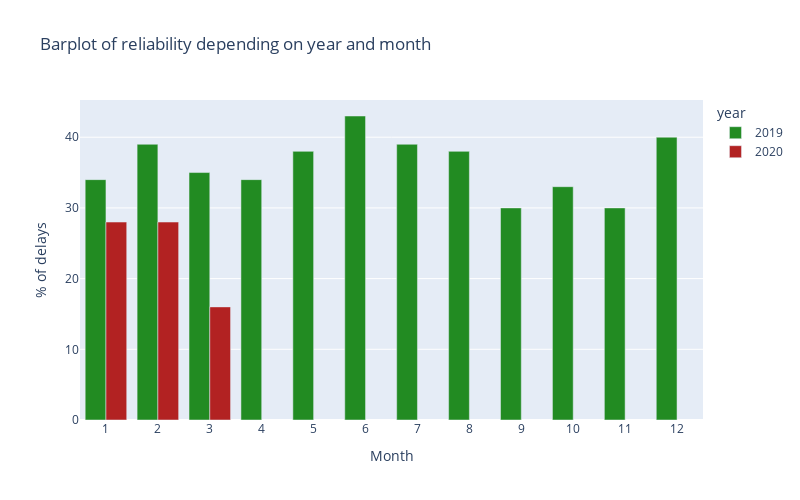

The notebook cell this image was saved under:
### Markdown cell above
Creating a barplot of reliability depending on year and month

### Code cell
yoy_comparision_fig = px.bar(yoy_comparision_to_plot_df,
                      x='month',
                      y = 'reliability',
                      title='Barplot of reliability depending on year and month',
                      color = 'year',
                      color_discrete_map = {
                          '2019': 'forestgreen',
                          '2020': 'firebrick'
                      },
                      width = 800, 
                      height = 500,
                      hover_data = ['year', 'month', 'reliability'],
                      barmode = 'group'
                      )
yoy_comparision_fig.update_layout(xaxis_title="Month", yaxis_title="% of delays")
yoy_comparision_fig.update_xaxes(dtick = 'month')

yoy_comparision_fig.show()

### Figure 1 — Plotly figure (JSON) as saved in the notebook; plotly's stock layout.template omitted (floating-point values rounded to 4 significant figures)
{"data": [{"alignmentgroup": "True", "customdata": [["2019"], ["2019"], ["2019"], ["2019"], ["2019"], ["2019"], ["2019"], ["2019"], ["2019"], ["2019"], ["2019"], ["2019"]], "hovertemplate": "year=%{customdata[0]}<br>month=%{x}<br>reliability=%{y}<extra></extra>", "legendgroup": "2019", "marker": {"color": "forestgreen", "pattern": {"shape": ""}}, "name": "2019", "offsetgroup": "2019", "orientation": "v", "showlegend": true, "textposition": "auto", "type": "bar", "x": [1, 2, 3, 4, 5, 6, 7, 8, 9, 10, 11, 12], "xaxis": "x", "y": [34, 39, 35, 34, 38, 43, 39, 38, 30, 33, 30, 40], "yaxis": "y"}, {"alignmentgroup": "True", "customdata": [["2020"], ["2020"], ["2020"]], "hovertemplate": "year=%{customdata[0]}<br>month=%{x}<br>reliability=%{y}<extra></extra>", "legendgroup": "2020", "marker": {"color": "firebrick", "pattern": {"shape": ""}}, "name": "2020", "offsetgroup": "2020", "orientation": "v", "showlegend": true, "textposition": "auto", "type": "bar", "x": [1, 2, 3], "xaxis": "x", "y": [28, 28, 16], "yaxis": "y"}], "layout": {"barmode": "group", "height": 500, "legend": {"title": {"text": "year"}, "tracegroupgap": 0}, "title": {"text": "Barplot of reliability depending on year and month"}, "width": 800, "xaxis": {"anchor": "y", "domain": [0, 1], "dtick": "month", "title": {"text": "Month"}}, "yaxis": {"anchor": "x", "domain": [0, 1], "title": {"text": "% of delays"}}}}
